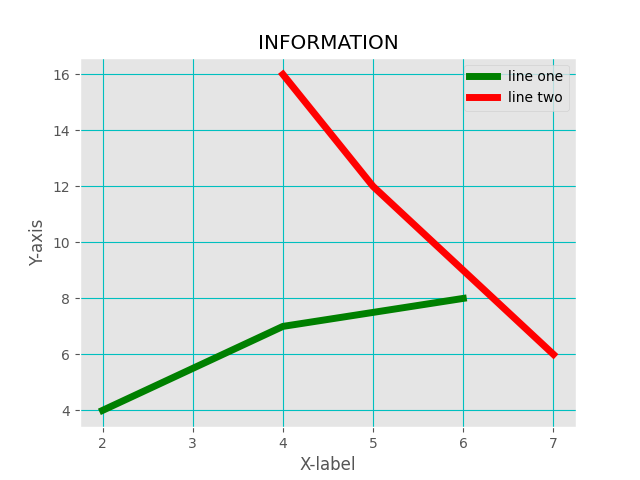

Reproduce this figure in Python.
from matplotlib import pyplot
from matplotlib import style
style.use("ggplot")
x = [2,4,6]
y = [4,7,8]

x2 = [4,5,7]
y2 = [16,12,6]


pyplot.plot(x, y,"g",label="line one",linewidth=5)
pyplot.plot(x2, y2,"r",label="line two",linewidth=5)

pyplot.title("INFORMATION")
pyplot.ylabel("Y-axis")
pyplot.xlabel("X-label")
pyplot.legend()
pyplot.grid(True,color="c")
pyplot.show()
